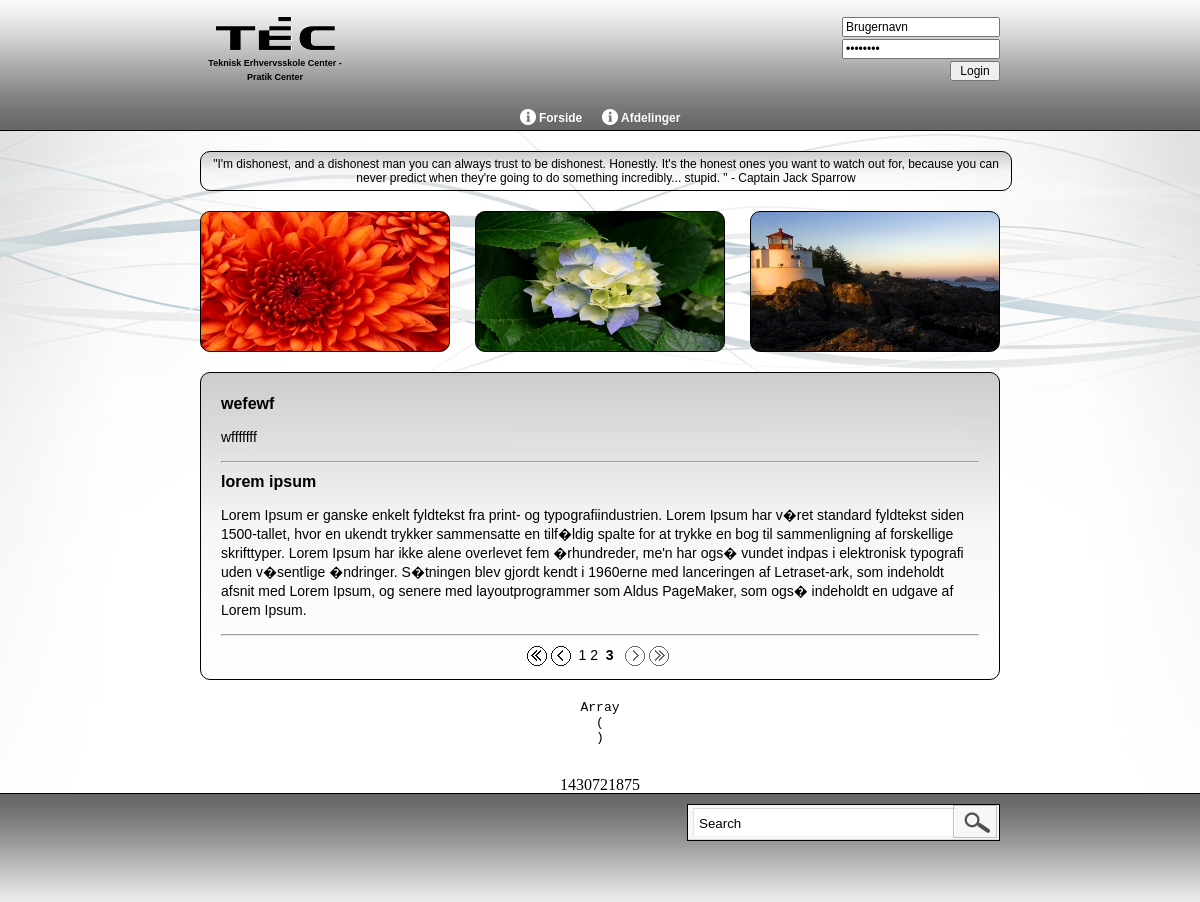
Screenshot of /Site/index.php?page=Forside&npage=3 with the database file from the repository.
### tables this page shows
CREATE TABLE IF NOT EXISTS `main_menu_cat` (
  `id` int(11) NOT NULL,
  `menu_cat_name` varchar(255) NOT NULL,
  `sort_nr` int(11) NOT NULL,
  `icon` text
);

CREATE TABLE IF NOT EXISTS `quotes` (
  `id` int(11) NOT NULL,
  `quote` varchar(255) NOT NULL,
  `date` int(2) NOT NULL
);

CREATE TABLE IF NOT EXISTS `images` (
  `image_id` int(11) NOT NULL,
  `image_navn` varchar(255) NOT NULL,
  `image_small` text NOT NULL,
  `image_big` text NOT NULL,
  `image_date` int(11) NOT NULL,
  `fk_album_id` int(11) NOT NULL
);

CREATE TABLE IF NOT EXISTS `news` (
  `id` int(11) NOT NULL,
  `titel` varchar(255) NOT NULL,
  `txt` text NOT NULL,
  `date` int(11) NOT NULL
);

### Site/include/navbox.php (the view, shortened to what this page needs)
<nav>
    <ul>
        <?php
            $nav_sql="SELECT * FROM main_menu_cat" ;
            $nav_result= mysqli_query($db_conn, $nav_sql) or die (mysqli_error($db_conn));
            while ($nav_row= mysqli_fetch_assoc($nav_result))
            {
                $nav_cat_id=$nav_row['id'];
                if($nav_row['icon']==NULL)
                {
                    $nav_image='<img src="img/icons/003w.png" />';
                }
                else
                {
                    $nav_image="<img src='".$nav_row['icon']."' />";
                } ?>
                <li>
                    <?php echo $nav_image.' '; echo $nav_row['menu_cat_name']; ?>
                    <?php
                    $sub_nav_sql = "select * from main_menu_subcat Where fk_menu_cat_id = '$nav_cat_id'";
                    $sub_nav_resut = mysqli_query($db_conn, $sub_nav_sql) or die (mysql_error());
                    while($page_row = mysqli_fetch_assoc($sub_nav_resut))
                    {
                        $sub_cat_id=$page_row['id'];
                        if($page_row['icon']==NULL)
                        {
                            $nav_image='<img src="img/icons/003w.png" />';
                        }
                        else
                        {
                            $nav_image="<img src='".$page_row['icon']."' />";
                        } ?>
                                <?php
                                $sub_nav_sql = "select * from main_menu_subsubcat Where fk_menu_subcat_id = '$sub_cat_id'";
                                $sub_nav_resut = mysqli_query($db_conn, $sub_nav_sql) or die (mysql_error());
                                {?>
                        <?php   }
                    }?>
                </li>
<?php       }?>
    </ul>
</nav>

### Site/include/random_quote.php (shortened to what this page needs)
<div style="max-width:790px;">
<?php
	$month_day = date('j');
	$sql = "SELECT * FROM quotes WHERE date != '0'";
		$result = mysqli_query($db_conn,$sql) or die (mysqli_error($db_conn));
		$row = mysqli_fetch_assoc($result);
		$rows = mysqli_num_rows($result);
		$quote_date = $row['date'];
	if ($rows == '0')
	{
		$sql = "SELECT * FROM quotes ORDER BY RAND() LIMIT 1";
			$result = mysqli_query($db_conn,$sql) or die (mysqli_error($db_conn));
			$row = mysqli_fetch_assoc($result);
			$quote_id = $row['id'];
		echo $row['quote'];
		$sql = "UPDATE quotes SET date = '$month_day' WHERE id = '$quote_id'";
			mysqli_query($db_conn,$sql) or die (mysqli_error($db_conn));
	}
	else
	if ($quote_date == $month_day)
	{
		echo $row['quote'];
	}
?>
</div>

### Site/include/tre_random_pics.php (shortened to what this page needs)
      <?php
      	$counter_2 = 0;
	$random_image_sql = "SELECT * FROM images ORDER BY RAND() LIMIT 3";
	$random_image_result = mysqli_query($db_conn,$random_image_sql) or die (mysqli_error($db_conn));
	while ($random_image_row = mysqli_fetch_assoc($random_image_result))
	{
		if($counter_2 == 0)
		{
			$box_id = 'smalltextboxleft';
		}
		else if($counter_2 == 1)
		{
			$box_id = 'smalltextboxmid';
		}
		else if($counter_2 == 2)
		{
			$box_id = 'smalltextboxright';
		}
		?>
          <div style=" background:url(<?php echo $random_image_row['image_small']; ?>)" id="<?php echo $box_id; ?>"></div>
          <?php
	$counter_2 ++;
	}
?>

### Site/include/news.php
<?php
	$news_sql = "SELECT * FROM news";
	$news_result = mysqli_query($db_conn, $news_sql) or die (mysqli_error($db_conn));
	$total_records = mysqli_num_rows($news_result);
	$scroll_page = 10;
	$per_page = 5;
	if(isset($_GET['npage']))
	{
		$current_page = strip_tags($_GET['npage']);
	}
	else
	{
		$current_page = 1;
	}
	$pager_url = "index.php?page=$page&npage=";
	$inactive_page_tag = 'id="current_page"';
	$previous_page_text = '&nbsp;<img style="vertical-align:bottom;" src="img/a2-prev.png" />&nbsp;';
	$next_page_text = '<img src="img/a3-next.png" style="vertical-align:bottom;" />&nbsp; ';
	$first_page_text = '<img src="img/a1-first.png" style="vertical-align:bottom;" />';
	$last_page_text = '<img src="img/a4-last.png" style="vertical-align:bottom;" />';
	$pager_url_last = ' ';
	$kgPagerOBJ = new kgPager();
	$kgPagerOBJ -> pager_set($pager_url , $total_records , $scroll_page , $per_page , $current_page , $inactive_page_tag , $previous_page_text , $next_page_text , $first_page_text , $last_page_text , $pager_url_last);
	$albums_result = mysqli_query($db_conn,$news_sql." ORDER BY id DESC LIMIT ".$kgPagerOBJ -> start.", ".$kgPagerOBJ -> per_page."");
	while ($news_row = mysqli_fetch_assoc($albums_result))
	{
?>
    <div class="drop_shadow" id="news_text">
		<?php echo '<h2>'.$news_row['titel'].' </h2>'; ?>
		<?php echo '<p>'.$news_row['txt'].'</p>'; ?>
        <hr/>
    </div>
    <?php }
	echo '<center><div style="clear:both; height:15px; width:700px;">';
      if($current_page > 1)
	  {
		  echo '<p style="display:inline; ">'.$kgPagerOBJ -> first_page.'</p>' ;
		  echo '<p style="display:inline; ">'.$kgPagerOBJ -> previous_page.'</p>' ;
	  }
	  else
	  {
		  echo '<p style="display:inline;">&nbsp;<img style="vertical-align:bottom;" src="img/d1-first.png" />&nbsp;</p>';
		  echo '<p style="display:inline;"><img src="img/d2-prev.png" style="vertical-align:bottom;" />&nbsp;</p>';
	  }
	  echo '<p style="display:inline; line-height: 22px; ">'.$kgPagerOBJ -> page_links.'</p>' ;
	  if($current_page >= $kgPagerOBJ -> total_pages)
	  {
		  echo '<p style="display:inline;">&nbsp;<img src="img/d3-next.png" style="vertical-align:bottom;" />&nbsp;</p>';
		  echo '<p style="display:inline;"><img src="img/d4-last.png" style="vertical-align:bottom;" />&nbsp;</p>';
	  }
	  else
	  {
		  echo '<p style="display:inline;">'.$kgPagerOBJ -> next_page.'</p>' ;
		  echo '<p style="display:inline;">'.$kgPagerOBJ -> last_page.'</p>' ;
	  }
      echo '</div></center>';
	 ?>

### Site/style.css (style rules this page uses)
html, body { background: #fff url(img/bg.png) center top repeat-x; height: 100%; position: relative; margin: 0; padding: 0 }
#smalltextboxleft { height: auto; min-height: 139px; width: 248px; border-radius: 10px; border: 1px solid #000; float: left }
#smalltextboxmid { height: auto; min-height: 139px; width: 248px; border-radius: 10px; border: 1px solid #000; float: left; margin-left: 25px; }
#smalltextboxright { height: auto; min-height: 139px; width: 248px; border-radius: 10px; border: 1px solid #000; float: right; }
img { max-width: 100%; height: auto; width: auto\9; }
h2 { font-family: Verdana, Geneva, sans-serif; font-size: 16px; margin-top: 0px; margin-right: 0px; margin-bottom: 5px; margin-left: 0px; line-height: 21px; text-decoration: none }
p { font-family: Verdana, Geneva, sans-serif; font-size: 14px; line-height: 19px; text-decoration: none }
html { overflow-y: scroll }

### Site/css/nav-style.css (style rules this page uses)
nav { font-family: Verdana, Geneva, sans-serif; font-size: 12px; line-height: normal; margin: 0px; padding: 0px; white-space: nowrap; text-align: center; font-weight: bold; text-shadow: 1px 1px #666; clear: both; float: left; width: 800px; margin-top: 3px; }
nav ul { margin: 0px; padding: 0px; border: 0px; list-style: none; position: relative; display: inline-table; }
nav ul li { color: #fff; }
nav ul img { width: 16px; height: 16px; vertical-align: text-bottom; }
nav ul:after { content: ""; clear: both; display: block; }
nav ul li { float: left; }
nav ul li { padding: 5px 10px; }

### rows the page displays
main_menu_cat: menu_cat_name "Forside"
main_menu_cat: menu_cat_name "Afdelinger"
quotes: quote "\"I'm dishonest, and a dishonest man you can always trust to be dishonest. Honestly. It's the honest ones you want to watch out for, because you can never predict when they're going to do something incredibly... stupid. \" - Captain Jack Sparrow"
images: image_small (picture)
images: image_small (picture)
images: image_small (picture)
news: titel "wefewf", txt "wfffffff"
news: titel "lorem ipsum", txt "Lorem Ipsum er ganske enkelt fyldtekst fra print- og typografiindustrien. Lorem Ipsum har v�ret standard fyldtekst siden 1500-tallet, hvor en ukendt trykker sammensatte en tilf�ldig spalte for at trykke en bog til sammenligning af forskellige skrifttyper. Lorem Ipsum har ikke alene overlevet fem �rhundreder, me'n har ogs� vundet indpas i elektronisk typografi uden v�sentlige �ndringer. S�tningen blev gjordt kendt i 1960erne med lanceringen af Letraset-ark, som indeholdt afsnit med Lorem Ipsum, og senere med layoutprogrammer som Aldus PageMaker, som ogs� indeholdt en udgave af Lorem Ipsum."
